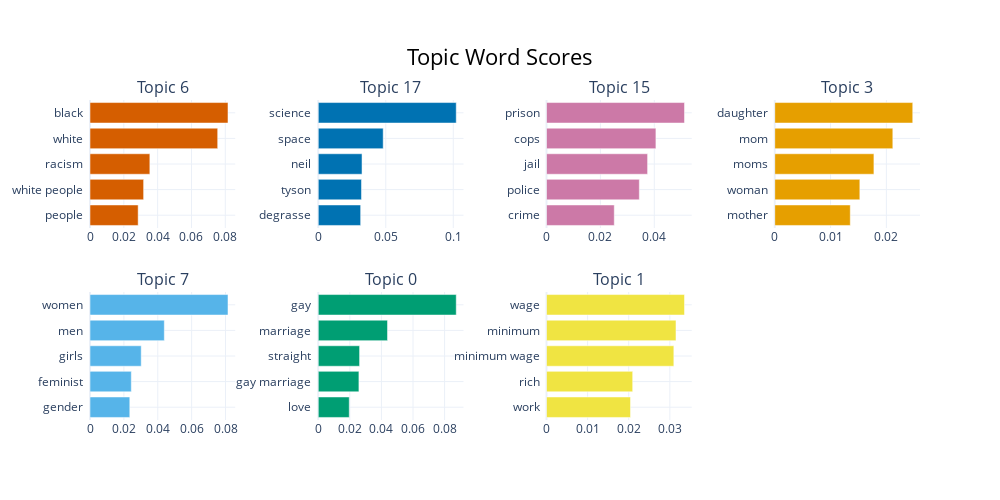

Here is the notebook cell this chart was saved with:
### Code cell
#topics for causal ridge top 20
topic_model.visualize_barchart(topics = topics_causal_ridge)

### Figure 1 — Plotly figure (JSON) as saved in the notebook; plotly's stock layout.template omitted (floating-point values rounded to 4 significant figures)
{"data": [{"marker": {"color": "#D55E00"}, "orientation": "h", "type": "bar", "x": [0.02848, 0.03171, 0.03539, 0.07551, 0.0816], "xaxis": "x", "y": ["people  ", "white people  ", "racism  ", "white  ", "black  "], "yaxis": "y"}, {"marker": {"color": "#0072B2"}, "orientation": "h", "type": "bar", "x": [0.03141, 0.03202, 0.03243, 0.04811, 0.1022], "xaxis": "x2", "y": ["degrasse  ", "tyson  ", "neil  ", "space  ", "science  "], "yaxis": "y2"}, {"marker": {"color": "#CC79A7"}, "orientation": "h", "type": "bar", "x": [0.02515, 0.03445, 0.03751, 0.0406, 0.05121], "xaxis": "x3", "y": ["crime  ", "police  ", "jail  ", "cops  ", "prison  "], "yaxis": "y3"}, {"marker": {"color": "#E69F00"}, "orientation": "h", "type": "bar", "x": [0.01353, 0.01524, 0.01777, 0.02116, 0.02473], "xaxis": "x4", "y": ["mother  ", "woman  ", "moms  ", "mom  ", "daughter  "], "yaxis": "y4"}, {"marker": {"color": "#56B4E9"}, "orientation": "h", "type": "bar", "x": [0.02349, 0.02438, 0.03024, 0.04388, 0.08146], "xaxis": "x5", "y": ["gender  ", "feminist  ", "girls  ", "men  ", "women  "], "yaxis": "y5"}, {"marker": {"color": "#009E73"}, "orientation": "h", "type": "bar", "x": [0.01963, 0.02575, 0.02617, 0.04385, 0.08737], "xaxis": "x6", "y": ["love  ", "gay marriage  ", "straight  ", "marriage  ", "gay  "], "yaxis": "y6"}, {"marker": {"color": "#F0E442"}, "orientation": "h", "type": "bar", "x": [0.02043, 0.02096, 0.03097, 0.03149, 0.03356], "xaxis": "x7", "y": ["work  ", "rich  ", "minimum wage  ", "minimum  ", "wage  "], "yaxis": "y7"}], "layout": {"annotations": [{"font": {"size": 16}, "showarrow": false, "text": "Topic 6", "x": 0.0875, "xanchor": "center", "xref": "paper", "y": 1, "yanchor": "bottom", "yref": "paper"}, {"font": {"size": 16}, "showarrow": false, "text": "Topic 17", "x": 0.3625, "xanchor": "center", "xref": "paper", "y": 1, "yanchor": "bottom", "yref": "paper"}, {"font": {"size": 16}, "showarrow": false, "text": "Topic 15", "x": 0.6375, "xanchor": "center", "xref": "paper", "y": 1, "yanchor": "bottom", "yref": "paper"}, {"font": {"size": 16}, "showarrow": false, "text": "Topic 3", "x": 0.9125, "xanchor": "center", "xref": "paper", "y": 1, "yanchor": "bottom", "yref": "paper"}, {"font": {"size": 16}, "showarrow": false, "text": "Topic 7", "x": 0.0875, "xanchor": "center", "xref": "paper", "y": 0.4, "yanchor": "bottom", "yref": "paper"}, {"font": {"size": 16}, "showarrow": false, "text": "Topic 0", "x": 0.3625, "xanchor": "center", "xref": "paper", "y": 0.4, "yanchor": "bottom", "yref": "paper"}, {"font": {"size": 16}, "showarrow": false, "text": "Topic 1", "x": 0.6375, "xanchor": "center", "xref": "paper", "y": 0.4, "yanchor": "bottom", "yref": "paper"}], "height": 500, "hoverlabel": {"bgcolor": "white", "font": {"family": "Rockwell", "size": 16}}, "showlegend": false, "title": {"font": {"color": "Black", "size": 22}, "text": "Topic Word Scores", "x": 0.5, "xanchor": "center", "yanchor": "top"}, "width": 1000, "xaxis": {"anchor": "y", "domain": [0, 0.175], "showgrid": true}, "xaxis2": {"anchor": "y2", "domain": [0.275, 0.45], "showgrid": true}, "xaxis3": {"anchor": "y3", "domain": [0.55, 0.725], "showgrid": true}, "xaxis4": {"anchor": "y4", "domain": [0.825, 1], "showgrid": true}, "xaxis5": {"anchor": "y5", "domain": [0, 0.175], "showgrid": true}, "xaxis6": {"anchor": "y6", "domain": [0.275, 0.45], "showgrid": true}, "xaxis7": {"anchor": "y7", "domain": [0.55, 0.725], "showgrid": true}, "xaxis8": {"anchor": "y8", "domain": [0.825, 1], "showgrid": true}, "yaxis": {"anchor": "x", "domain": [0.6, 1], "showgrid": true}, "yaxis2": {"anchor": "x2", "domain": [0.6, 1], "showgrid": true}, "yaxis3": {"anchor": "x3", "domain": [0.6, 1], "showgrid": true}, "yaxis4": {"anchor": "x4", "domain": [0.6, 1], "showgrid": true}, "yaxis5": {"anchor": "x5", "domain": [0, 0.4], "showgrid": true}, "yaxis6": {"anchor": "x6", "domain": [0, 0.4], "showgrid": true}, "yaxis7": {"anchor": "x7", "domain": [0, 0.4], "showgrid": true}, "yaxis8": {"anchor": "x8", "domain": [0, 0.4], "showgrid": true}}}
